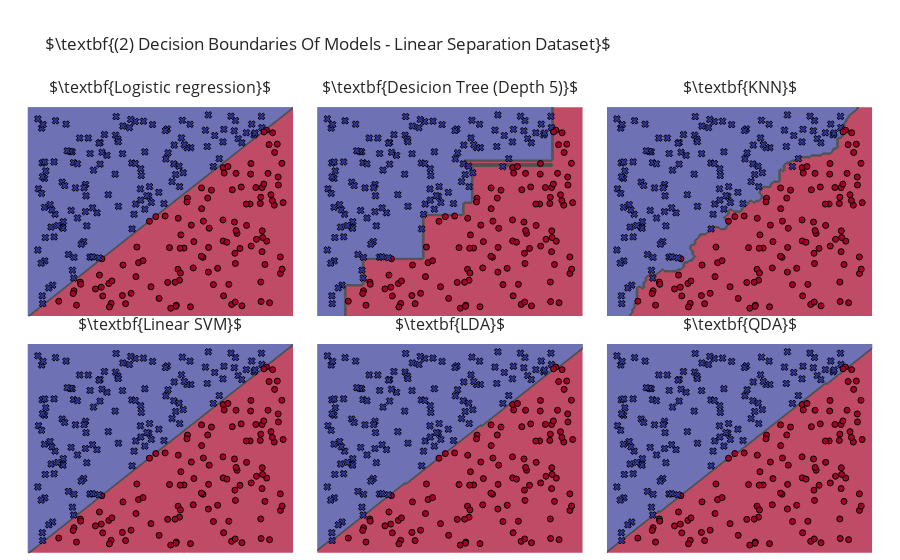

The notebook cell saved with this chart:
### Markdown cell above
## Execute Models

### Code cell
fig = make_subplots(rows=2, cols=3, subplot_titles=[rf"$\textbf{{{m}}}$" for m in model_names],
                    horizontal_spacing = 0.01, vertical_spacing=.03)
for i, m in enumerate(models):
    fig.add_traces([decision_surface(m.fit(X, y).predict, lims[0], lims[1], showscale=False),
                    go.Scatter(x=X[:,0], y=X[:,1], mode="markers", showlegend=False,
                               marker=dict(color=y, symbol=symbols[y], colorscale=[custom[0], custom[-1]], 
                                           line=dict(color="black", width=1)) )], 
                   rows=(i//3) + 1, cols=(i%3)+1)

fig.update_layout(title=rf"$\textbf{{(2) Decision Boundaries Of Models - {title} Dataset}}$", margin=dict(t=100))\
    .update_xaxes(visible=False). update_yaxes(visible=False)
